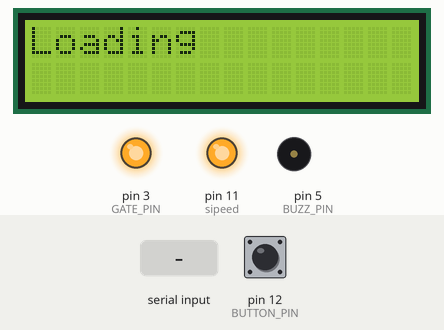
Simulated run of this sketch. Board: Arduino Uno, built with avr-gcc and run on an emulated ATmega328P. On the bench: 16×2 character LCD, output pins drawn as LEDs (lit = HIGH), buzzer (waves = sounding, pin HIGH). Inputs (shaded band) come from the test bench; at power-on: pin 12 (BUTTON_PIN) LOW. What the sketch prints to the serial monitor is not drawn.

Above: at 1.2 s.
1.3 s: "4" received over Serial
At 2.6 s:
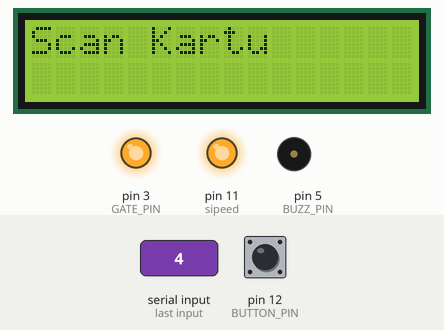
3.0 s: "5" received over Serial
At 3.9 s:
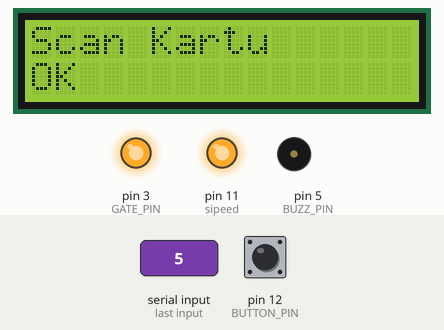
4.5 s: "6" received over Serial
At 5.8 s:
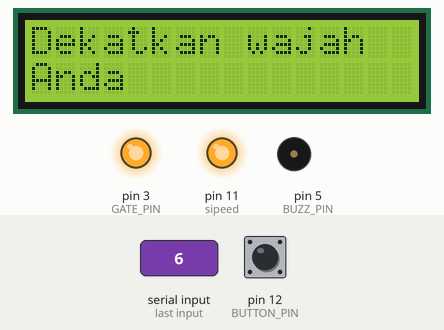
6.1 s: "7" received over Serial
At 6.5 s:
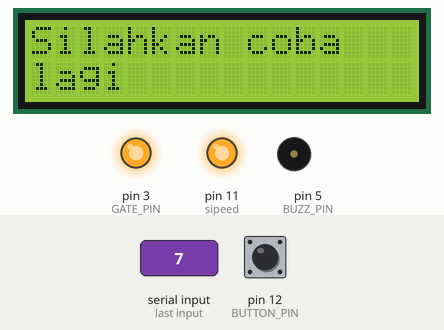
7.6 s: "8" received over Serial
At 8.0 s:
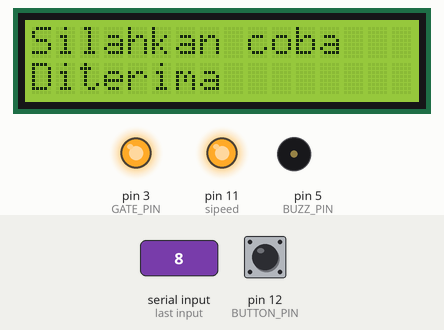
9.1 s: pin 12 (BUTTON_PIN) pulled HIGH for 0.15 s
At 10.3 s:
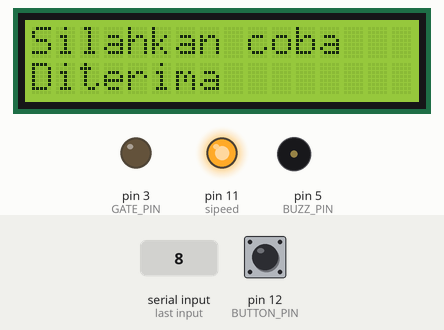
Timing chart, 0 to 15.6 s (numbered marks = the images above; inputs shaded):
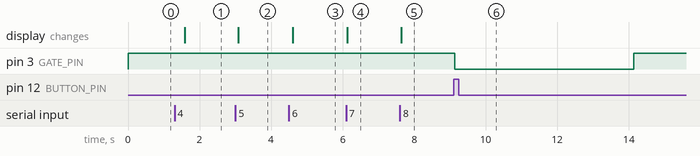

The sketch:

aplikasi_slave_nano.ino
```cpp
#include <Wire.h>
#include <LiquidCrystal_I2C.h>

LiquidCrystal_I2C lcd(0x27, 16, 2);


const int BUZZ_PIN = 5 ;
const int GATE_PIN = 3;
const int BUTTON_PIN = 12;
int tombol;


/***************************************/
long durasi;
long jarak;
const int trig = 9;

const int echo = 10;
const int sipeed = 11;
/***************************************/

uint64_t openGateMillis = 0;


void Clear()
{
    lcd.clear();
}
void LcdAtas(String text)
{
  lcd.setCursor(0, 0);
  lcd.print(text);
}

void LcdBawah(String text)
{
  lcd.setCursor(0, 1);
  lcd.print(text);
}

void Siren()
{
  for (int hz = 440; hz < 1000; hz++) {
    tone(BUZZ_PIN, hz, 50);
    delay(5);
  }

  for (int hz = 1000; hz > 440; hz--) {
    tone(BUZZ_PIN, hz, 50);
    delay(5);
  }
  analogWrite(BUZZ_PIN, 0);
}


void Beep()
{
  digitalWrite(BUZZ_PIN, HIGH);
  delay(200);
  digitalWrite(BUZZ_PIN, LOW);
  delay(100);
}

void Beep2()
{
  digitalWrite(BUZZ_PIN, HIGH);
  delay(100);
  digitalWrite(BUZZ_PIN, LOW);
  delay(100);
  digitalWrite(BUZZ_PIN, HIGH);
  delay(100);
  digitalWrite(BUZZ_PIN, LOW);
}

void OpenGate()
{
 openGateMillis = millis()+5000;
 digitalWrite(GATE_PIN, LOW);
 delay(500);
}

void CloseGate()
{
  openGateMillis = 0;
  digitalWrite(GATE_PIN, HIGH);
  delay(500);
}

String data = "";

void setup() {
  // put your setup code here, to run once:
pinMode(GATE_PIN, OUTPUT);
pinMode(BUZZ_PIN, OUTPUT);
pinMode(BUTTON_PIN, INPUT);
 pinMode(trig,OUTPUT);
  pinMode(echo,INPUT);
    pinMode(sipeed,OUTPUT);
digitalWrite(GATE_PIN, HIGH);
digitalWrite(BUZZ_PIN, LOW);
digitalWrite(sipeed, HIGH);
 Serial.begin(9600);

lcd.begin(); // Init with pin default ESP8266 or ARDUINO
// lcd.begin(0, 2); //ESP8266-01 I2C with pin 0-SDA 2-SCL
// Turn on the blacklight and print a message.
  lcd.backlight();
  LcdAtas("Loading");

//  Serial.println(F("Scan PICC to see UID, SAK, type, and data blocks..."));
 // data ="Ready";
}


void loop() {

if (openGateMillis > 0 && openGateMillis < millis())
  {
    CloseGate();
  }

tombol = digitalRead (BUTTON_PIN);

if (tombol == HIGH){
  OpenGate();
}

while (Serial.available()) {
data+= char(Serial.read());
}

data.trim();
Serial.println(data);


if(data=="1"){
  Beep();
}

else if (data == "2"){
  Beep2();
}

else if (data == "3"){
  Siren();
}

else if (data == "4"){
  Clear();
  LcdAtas("Scan Kartu");
}

else if (data == "5"){
  LcdBawah("OK");
}

else if (data == "6"){
  Clear();
  LcdAtas("Dekatkan wajah");
  LcdBawah("Anda");
}

else if (data == "7"){
  Clear();
  LcdAtas("Silahkan coba");
  LcdBawah("lagi");
}

else if (data == "8"){
  LcdBawah("Diterima");
}

else if (data == "9"){
  Clear();
  LcdAtas("Cek masker");
  Beep();

jarak=100;
for( uint64_t jarakMillis = millis();jarak > 50;){
  digitalWrite(trig,LOW);
  delayMicroseconds(2);

  digitalWrite(trig,HIGH);
  delayMicroseconds(10);
  digitalWrite(trig,LOW);

  durasi = pulseIn(echo,HIGH);
  jarak = durasi*0.017;

  if(jarak<=50){
    digitalWrite(sipeed,LOW);
    delay (1000);
    break;
  }
  if(millis()-jarakMillis>13000){
    return;
  }
}
}

else if (data == "10"){
  Clear();
  LcdAtas("Akses Diterima");
  LcdBawah("Silahkan masuk");
  OpenGate();
  Beep2();
  digitalWrite(sipeed, HIGH);

}

else if(data=="11"){
  Clear();
  LcdAtas("Suhu > 37.5°C !!!");
  Siren();
  LcdBawah("Akses ditolak");
}


else if (data == ""){
}

else {
  Clear();
  LcdAtas(data);
}

 data ="";
delay(500);
}
```

Measured:
- after the input at 1.3 s, the display: changes after 0.29 s (image 1)
- after the input at 3.0 s, the display: changes after 0.09 s (image 2)
- after the input at 4.5 s, the display: changes after 0.11 s (image 3)
- after the input at 6.1 s, the display: changes at once (image 4)
- after the input at 7.6 s, the display: changes at once (image 5)
- after the input at 9.1 s, pin 3 (GATE_PIN): HIGH → LOW at once, → HIGH 5.0 s later
